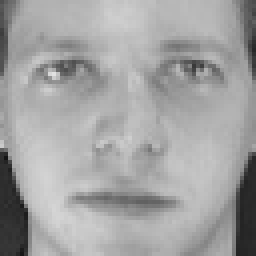
#> input picture course4-ml-algorithms/ex_nearest_neighbors/olivetti_faces/0/0.jpg, 64 x 64 px (shown 4 times larger); its folder holds only this picture in this run
$ jupyter execute --allow-errors ex_knn.ipynb
#> lines starting #> are read from the running program, lines starting #| are printed output that depends on the picture
[cell 1]
from PIL import Image
import matplotlib.pyplot as plt
import matplotlib.image as mpimg
import numpy as np
import os

[cell 2]
dataset = "./olivetti_faces/"

[cell 3]
#load images

def load_images(path):

#> called with path = './olivetti_faces/'
    X = []
    y = []

    if os.path.exists(path) == False:
        print("Dataset not found")
        return None

    for folder in os.listdir(path):
        for item in os.listdir(path + folder):
            if item.endswith(".png") or item.endswith(".jpg"):
                X.append(np.asarray(Image.open(path + folder + "/" + item))) #immagine in bianco e nero
                y.append(folder) #label

    return np.asarray(X), np.asarray(y)

X, y = load_images(dataset)

[cell 4]
print(len(X))
#| 2
print(type(X[0]))
#| <class 'numpy.ndarray'>

plt.imshow(X[0], cmap='gray')
plt.show()

[cell 5]
print(len(y))
#| 2
print(type(y[0]))
#| <class 'numpy.str_'>
print(y)
#| ['0' '1']
y.shape
#> Out = (2,)

[cell 6]
X = X.reshape(X.shape[0], X.shape[1]*X.shape[2]) #flatten images
X.shape
#> Out = (2, 4096)

[cell 7]
plt.imshow(X[0].reshape(64, 64), cmap='gray') #inverse transformation
plt.show()

[cell 8]
from sklearn.model_selection import train_test_split


X_train, X_test, y_train, y_test = train_test_split(X, y, test_size=0.2) #split dataset in train and test set

[cell 9]
#normalize images

X_train = X_train / 255.0
X_test = X_test / 255.0

[cell 10]
np.isin(y_test, y_train) #check if there are common labels in train and test set
#> Out = [False]

[cell 11]
#train KNN classifier

from sklearn.neighbors import KNeighborsClassifier
from sklearn.metrics import accuracy_score
from sklearn.metrics import classification_report

search_grid = [1, 3, 5, 7, 9, 11, 13, 15] #number of neighbors
best_accuracy = 0

best_k = 0
best_model = None

#> (the rest of this cell did not finish here and is left out)

[cell 12]
test_image = np.asarray(
        Image.open("./test_faces/test.jpg").convert("L").resize((64, 64), Image.Resampling.LANCZOS) #load and resize test image
    ).reshape(64 * 64) # flatten image
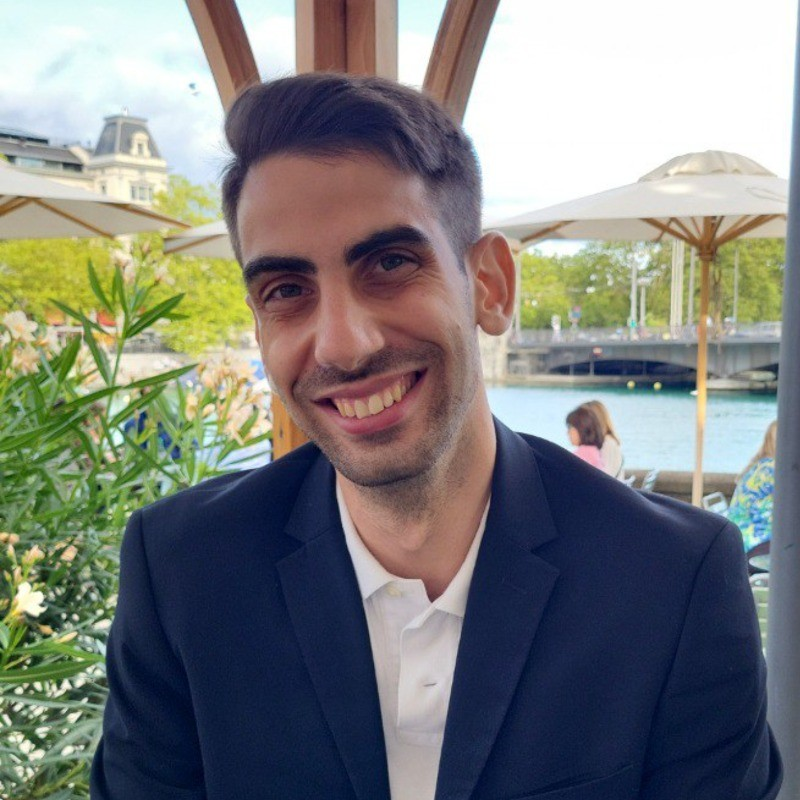
#> input picture course4-ml-algorithms/ex_nearest_neighbors/test_faces/test.jpg, 800 x 800 px
#> test_image = 4096 values, max 255 at index 62, min 10 at index 2328, mean 126.1

image_to_test = test_image
#> image_to_test has the same summary as test_image
plt.imshow(image_to_test.reshape(64, 64), cmap='gray')
plt.show()
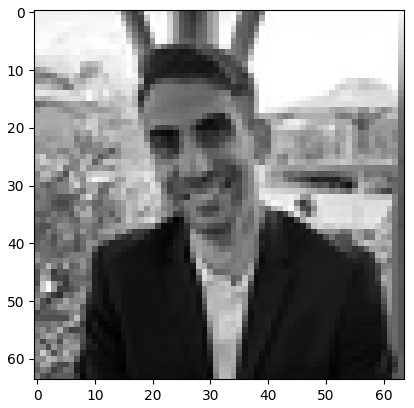
#> figure drawn by matplotlib, 1 panel

[cell 13]
test_image = test_image / 255.0 #normalize image
#> test_image = 4096 values, max 1 at index 62, min 0.0392 at index 2328, mean 0.495
